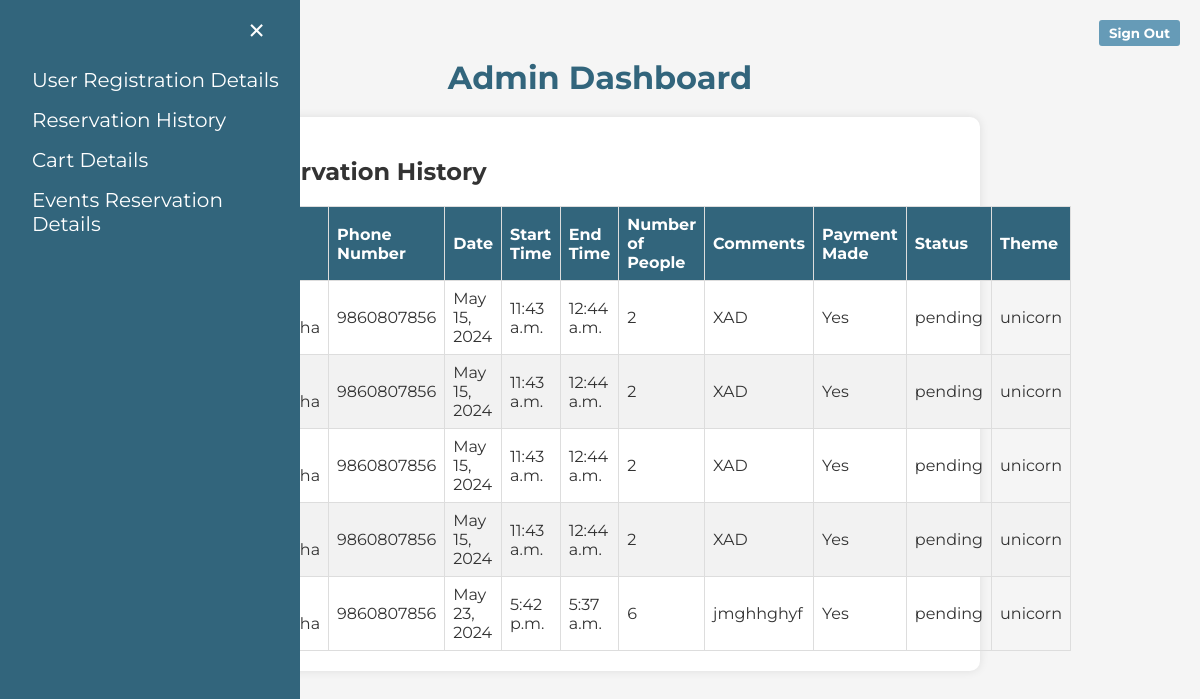
The app's page /admin_dashboard/unicorn_reservation_data, older data.
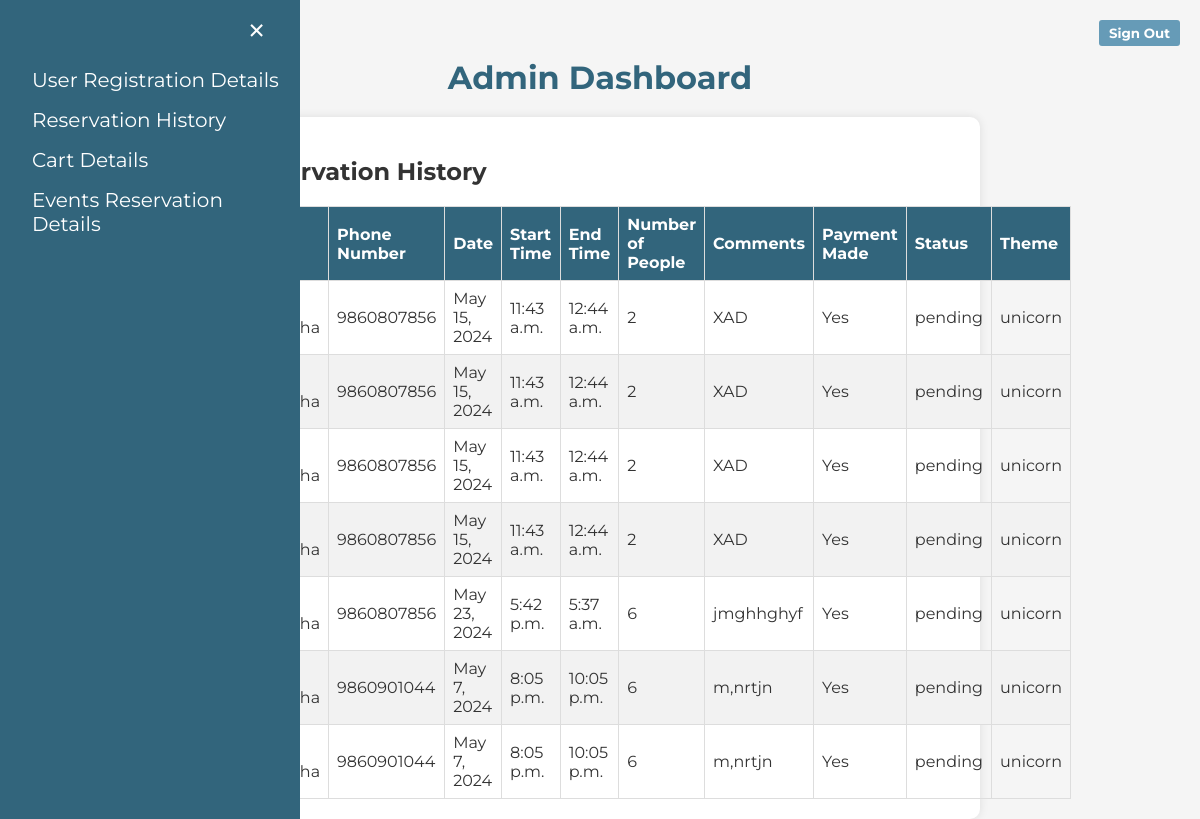
The same page, newer data.
### OneByteFood/models.py (models this page shows)
class birthday_theme_reservation(models.Model):
    id = models.AutoField(primary_key=True)
    name = models.CharField(max_length=100)
    phone = models.CharField(max_length=20)
    date = models.DateField()
    start_time = models.TimeField()
    end_time = models.TimeField()
    num_people = models.IntegerField()
    comments = models.TextField()
    payment_made = models.BooleanField(default=False)
    status = models.CharField(max_length=50, default='pending')
    theme = models.CharField(max_length=50,default='unicorn')

### OneByteFood/views.py (the view)
# urls.py: path('admin_dashboard/unicorn_reservation_data', onebytefood_views.reservationAdminTheme, name='admin_reservation_details'),
def reservationAdminTheme(request):
    reservations_data = birthday_theme_reservation.objects.all()
    return render(request, 'authentication/unicorn_reservation_data.html', context={'reservations_data': reservations_data})

### templates/authentication/unicorn_reservation_data.html (shortened to what this page needs)
<!DOCTYPE html>
<html lang="en">
<head>
</head>
<body>
    <div id="mySidenav" class="sidenav">
        <a href="javascript:void(0)" class="closebtn" onclick="closeNav()">&times;</a>
        <a href="http://127.0.0.1:8000/admin_dashboard/user_details/">User Registration Details</a>
        <a href="http://127.0.0.1:8000/admin_dashboard/reservation_history/">Reservation History</a>
        <a href="http://127.0.0.1:8000/admin_dashboard/cart">Cart Details</a>
        <a href="http://127.0.0.1:8000/admin_dashboard/unicorn_reservation_data">Events Reservation Details</a>
    </div>
    <span style="font-size:30px;cursor:pointer" onclick="openNav()">&#9776; Open</span>
    <h1 class="Heading">Admin Dashboard</h1>
    <div class="container">
        <section class="history" id="history">
            <h2 class="section-title">Reservation History</h2>
            {% if reservations_data %}
            <table class="history-table">
                <thead>
                    <tr>
                        <th>Name</th>
                        <th>Phone Number</th>
                        <th>Date</th>
                        <th>Start Time</th>
                        <th>End Time</th>
                        <th>Number of People</th>
                        <th>Comments</th>
                        <th>Payment Made</th>
                        <th>Status</th>
                        <th>Theme</th>
                    </tr>
                </thead>
                <tbody>
                    {% for reservation in reservations_data %}
                    <tr>
                        <td>{{ reservation.name }}</td>
                        <td>{{ reservation.phone }}</td>
                        <td>{{ reservation.date }}</td>
                        <td>{{ reservation.start_time }}</td>
                        <td>{{ reservation.end_time }}</td>
                        <td>{{ reservation.num_people }}</td>
                        <td>{{ reservation.comments }}</td>
                        <td>{% if reservation.payment_made %}Yes{% else %}No{% endif %}</td>
                        <td>{{ reservation.status }}</td>
                        <td>{{ reservation.theme }}</td>
                    </tr>
                    {% endfor %}
                </tbody>
            </table>
            {% else %}
            <h4 class="validation">No previous reservations.</h4>
            {% endif %}
        </section>
    </div>
    <form action="/signin" method="post">
        <button class="signout-btn" type="submit">Sign Out</button>
    </form>
</body>
</html>

Row changes from the older to the newer data that the page shows:
added birthday_theme_reservation: phone "9860901044", date "May 7, 2024", start_time "8:05 p.m.", end_time "10:05 p.m.", num_people "6", comments "m,nrtjn", payment_made "Yes", status "pending", theme "unicorn"
added birthday_theme_reservation: phone "9860901044", date "May 7, 2024", start_time "8:05 p.m.", end_time "10:05 p.m.", num_people "6", comments "m,nrtjn", payment_made "Yes", status "pending", theme "unicorn"
